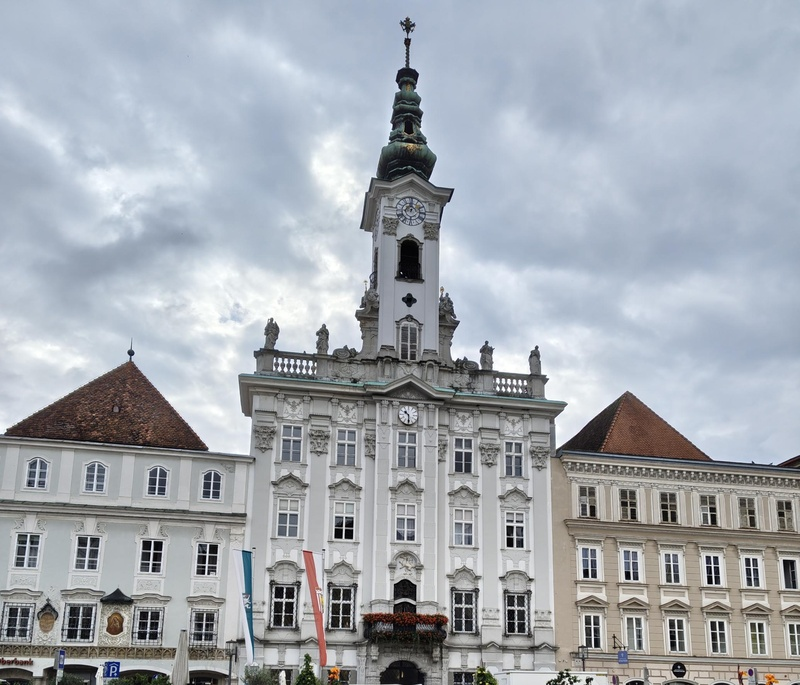
#> input picture photo.jpg, 800 x 685 px
$ python svd_demo.py
#> lines starting #> are read from the running program, lines starting #| are printed output that depends on the picture
import numpy as np
import matplotlib.pyplot as plt
from PIL import Image

# 1. Load the photo as a grayscale matrix
img = Image.open("photo.jpg").convert("L")
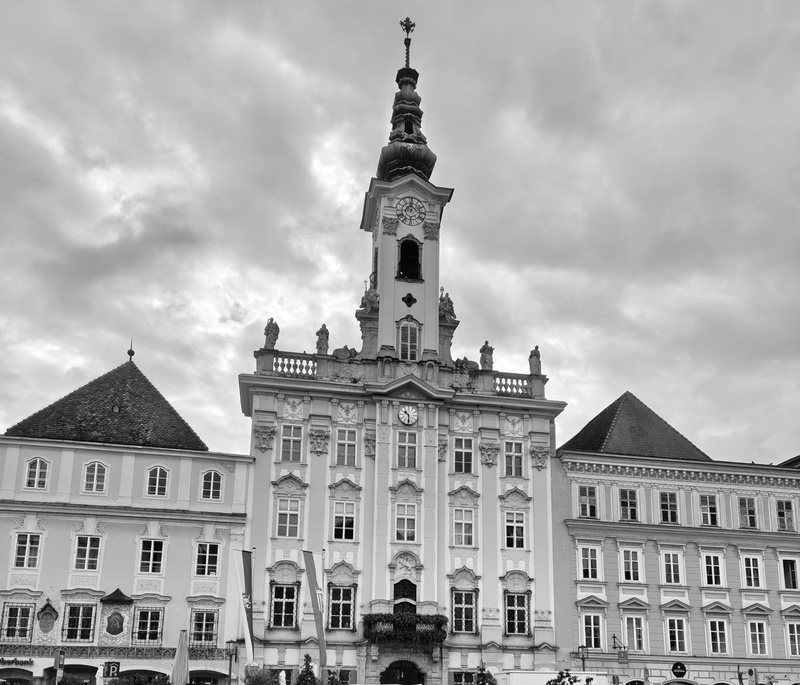
#> img: PIL image 800x685 L; min 0, max 255, mean 168.6
A = np.asarray(img, dtype=float)
m, n = A.shape
#> m = 685; n = 800
print(f"Image size: {m} x {n} = {m*n:,} numbers")
#| Image size: 685 x 800 = 548,000 numbers

# 2. One line does the SVD
U, s, Vt = np.linalg.svd(A, full_matrices=False)
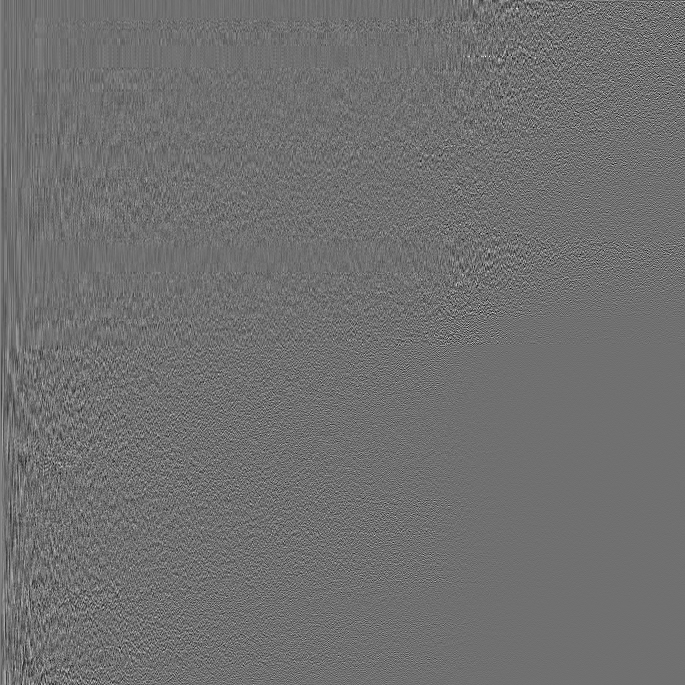
#> U: shape (685, 685) float64; min -0.249, max 0.316, mean 5.48e-05; drawn with min black and max white
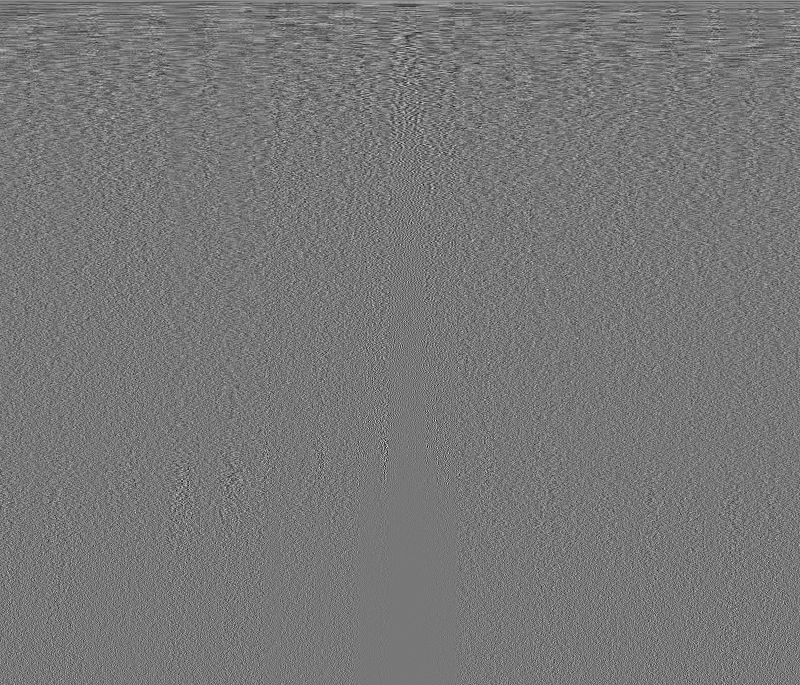
#> Vt: shape (685, 800) float64; min -0.218, max 0.246, mean 5.42e-05; drawn with min black and max white
#> s = 685 values, max 126559 at index 0, min 1.25 at index 684, mean 643.4

# 3. Rebuild from the first k layers and compare
ks = [1, 5, 20, 50]
fig, axes = plt.subplots(1, len(ks) + 1, figsize=(16, 4))
for ax, k in zip(axes, ks):
    A_k = U[:, :k] @ np.diag(s[:k]) @ Vt[:k, :]
    storage = k * (m + n + 1) / (m * n) * 100
    ax.imshow(np.clip(A_k, 0, 255), cmap="gray")
    ax.set_title(f"k = {k}  ({storage:.1f}% storage)")
    ax.axis("off")
    print(f"k = {k:3d}: storage {storage:5.1f}%")
#> this loop made 4 passes
#> pass 1, `A_k = U[:, :k] @ np.diag(s[:k]) @ Vt[:k, :]`:
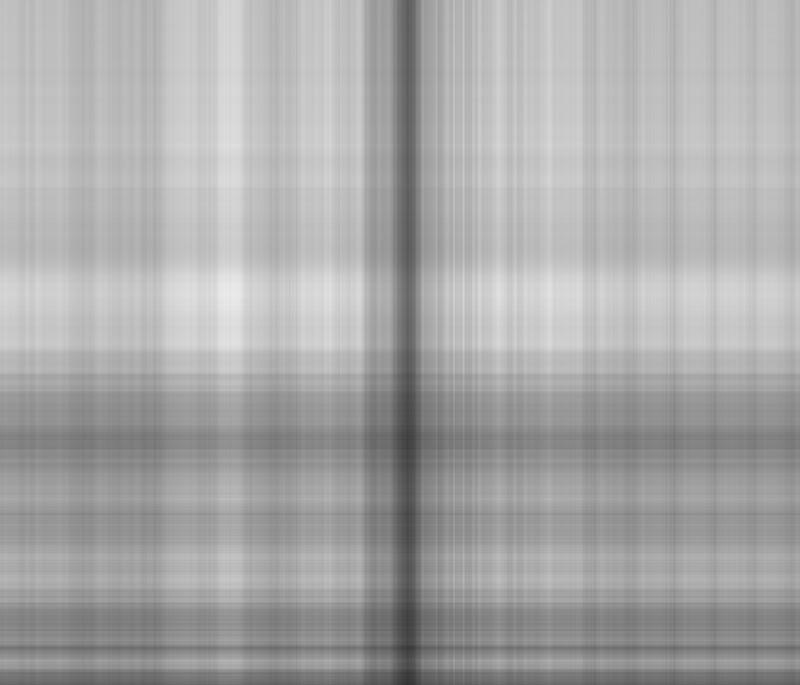
#> A_k: shape (685, 800) float64; min 50.38, max 234.2, mean 168.6
#> after the loop:
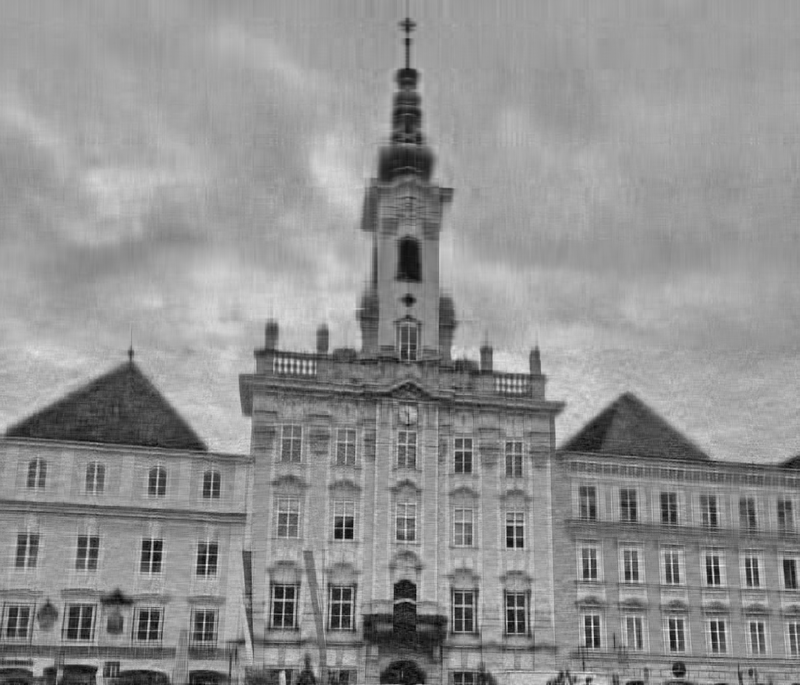
#> A_k: shape (685, 800) float64; min -25.72, max 314.3, mean 168.6; drawn with min black and max white
axes[-1].imshow(A, cmap="gray")
axes[-1].set_title("Original")
axes[-1].axis("off")
plt.tight_layout()
plt.savefig("compression.png", dpi=150)
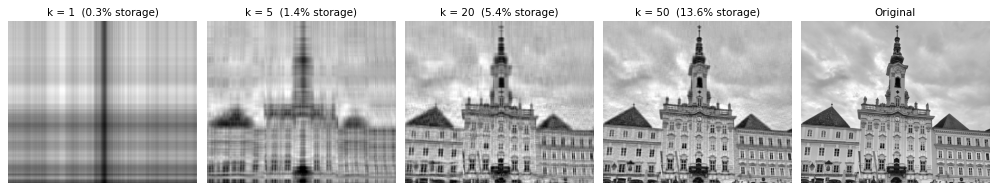
#> figure drawn by matplotlib, 5 panels

# 4. How fast do the singular values drop?
plt.figure(figsize=(6, 4))
plt.semilogy(s)
plt.xlabel("index i")
plt.ylabel("singular value  $\\sigma_i$")
plt.title("Singular values of the photo")
plt.tight_layout()
plt.savefig("singular_values.png", dpi=150)
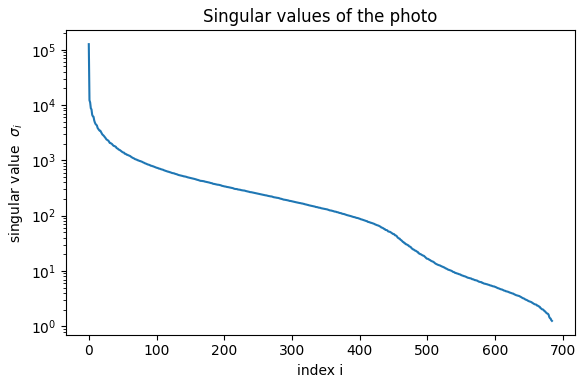
#> figure drawn by matplotlib, 1 panel; curve peaks at x = 0, y = 126559
plt.show()
